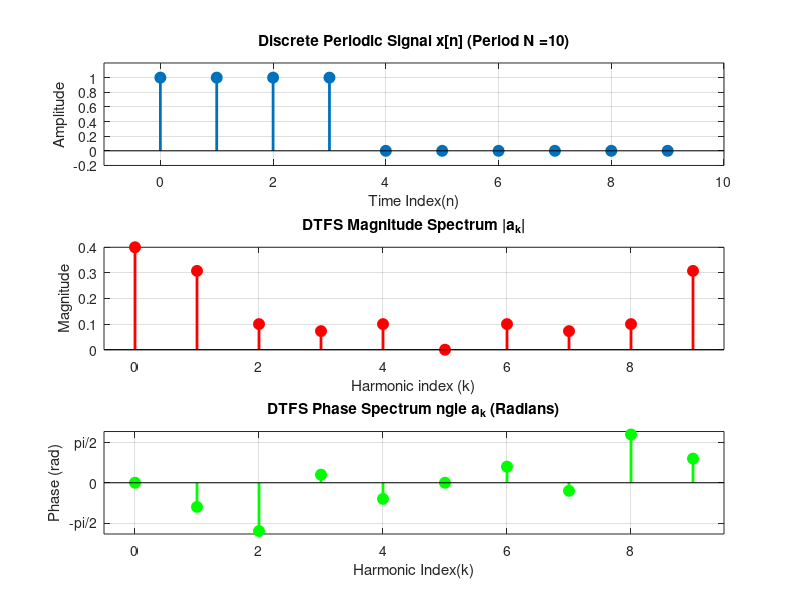

Recreate this plot in MATLAB. (Note: this script raises an error after producing the figure.)
clc; clear; close all;

%% 1.Define the Signal (one period)
N=10;    % Fundamental period
n=0:N-1; % Time index for one period

% Create a Rectangular Pulse : is followed by 0s
% x[n] = {1,1,1,1,0,0,0,0,0,0}
L=4;
x=[ones(1,L), zeros(1,N-L)];

%% 2. Evaluate DTFS Coefficients (a_k)
% We implement the formula : a_k = (1/N) * sum( x[n]*exp(-j*2*pi*k*n/N))
k_vec = 0:N-1;  %Harmonic indices
a = zeros(1,N); % Initialize array for coefficients

for k = 0 : N-1
    %Create the complex exponential basis for this k
    basis = exp(-1j * 2*pi*k*n/N);

    %Perform the dot product (summation)
    a(k+1) = (1/N) * sum(x.*basis);
end

%% 3. Extract Magnitude and phase
mag_a = abs(a);      % Magnitude |a_k|
phase_a = angle(a);  % Phase in Radians

% CLEANUP : Remove phase noise
% If magnitude is tiny (near 0) ,phase calculation is garbage noise
% We force phase to 0 where magnitude is negligible
phase_a(mag_a < 1e-10) = 0;

%% 4. VISUALIZATION
figure("Name","DTFS Analysis","Color","w");

% plot 1: The Time Domain Signal
subplot(3,1,1);
stem(n,x,"filled","LineWidth",2,"MarkerSize",8);
title(["Discrete Periodic Signal x[n] (Period N =" num2str(N) ")"]);
xlabel("Time Index(n)"); ylabel("Amplitude");
grid on; axis([-1 N -0.2 1.2]);

% Plot 2 : Magnitude Spectrum
subplot(3,1,2);
stem(k_vec,mag_a,"filled","r","LineWidth",2,"MarkerSize",8);
title("DTFS Magnitude Spectrum |a_k|");
xlabel("Harmonic index (k)");ylabel("Magnitude");
grid on; xlim([-0.5 N-0.5]);

%Plot 3: Phase Spectrum
subplot(3,1,3);
stem(k_vec,phase_a,"filled","g","LineWidth",2,"MarkerSize",8);
title("DTFS Phase Spectrum \angle a_k (Radians)");
xlabel("Harmonic Index(k)"); ylabel("Phase (rad)");
grid on; xlim([-0.5 N-0.5]);
yticks([-pi -pi/2 0 pi/2 pi]);
yticklabels({"-\pi","-\pi/2" , "0" , "\pi/2" ,"\pi"});

%% 5. Display Values
disp("Harmonic Coefficients (a_k):");
disp(table(k_vec', mag_a', phase_a',"VariableNames",{"K","Magnitude","Phase_rad"}));
